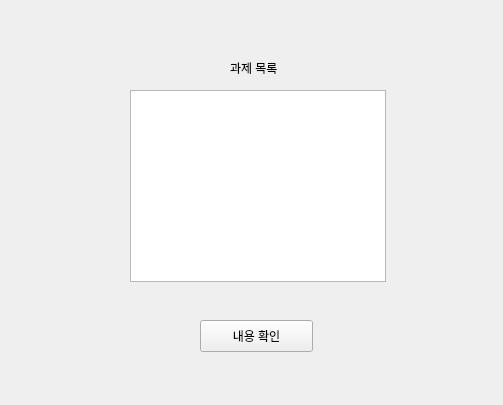
<?xml version="1.0" encoding="UTF-8"?>
<ui version="4.0">
 <class>Form</class>
 <widget class="QWidget" name="Form">
  <property name="geometry">
   <rect>
    <x>0</x>
    <y>0</y>
    <width>503</width>
    <height>405</height>
   </rect>
  </property>
  <property name="windowTitle">
   <string>Form</string>
  </property>
  <widget class="QLabel" name="label_className">
   <property name="geometry">
    <rect>
     <x>140</x>
     <y>30</y>
     <width>60</width>
     <height>16</height>
    </rect>
   </property>
   <property name="text">
    <string/>
   </property>
  </widget>
  <widget class="QLabel" name="label_studentName">
   <property name="geometry">
    <rect>
     <x>320</x>
     <y>30</y>
     <width>60</width>
     <height>16</height>
    </rect>
   </property>
   <property name="text">
    <string/>
   </property>
  </widget>
  <widget class="QLabel" name="label_HomeworkList">
   <property name="geometry">
    <rect>
     <x>230</x>
     <y>60</y>
     <width>60</width>
     <height>16</height>
    </rect>
   </property>
   <property name="text">
    <string>과제 목록</string>
   </property>
  </widget>
  <widget class="QListWidget" name="listWidget">
   <property name="geometry">
    <rect>
     <x>130</x>
     <y>90</y>
     <width>256</width>
     <height>192</height>
    </rect>
   </property>
  </widget>
  <widget class="QPushButton" name="pushButton_checkInfo">
   <property name="geometry">
    <rect>
     <x>200</x>
     <y>320</y>
     <width>113</width>
     <height>32</height>
    </rect>
   </property>
   <property name="text">
    <string>내용 확인</string>
   </property>
  </widget>
 </widget>
 <resources/>
 <connections/>
</ui>
